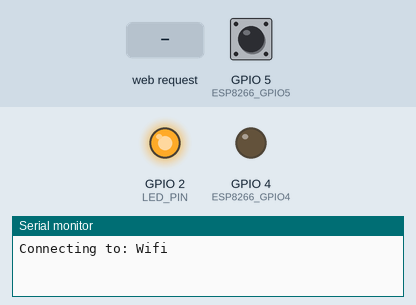
Recording of a sketch running on a simulated ESP8266 (NodeMCU). On the bench: output pins drawn as LEDs (lit = HIGH), the last lines printed to the serial monitor. Inputs (shaded band) come from the test bench; at power-on: GPIO 5 (ESP8266_GPIO5) HIGH. WiFi joins after 1.5 s; servers stay silent unless stated.

Above: at 0.4 s.
At 2.7 s:
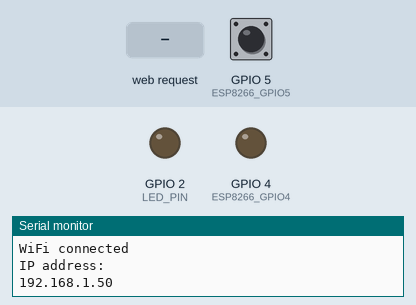
2.8 s: HTTP request GET /5/status received
4.3 s: HTTP request GET /4/on received
5.8 s: HTTP request GET /4/off received
Timing chart, 0 to 8.8 s (numbered marks = the images above; inputs shaded):
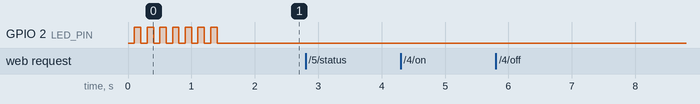

The sketch:

generator_web_3.ino
```cpp
#include <ESP8266WiFi.h>

// Esp8266 pinouts
#define ESP8266_GPIO2    2  // Blue LED.
#define ESP8266_GPIO4    4  // Relay control.
#define ESP8266_GPIO5    5  // Optocoupler input.
#define LED_PIN          ESP8266_GPIO2
// WiFi Definitions.
const char ssid[] = "Wifi";
const char pswd[] = "Password";
WiFiServer server( 80 );
volatile int relayState = 0;      // Relay state.
// Variable to store the HTTP request
String header;
// Current time
unsigned long currentTime = millis();
// Previous time
// Auxiliar variables to store the current output state
String input5State = "off";
String output4State = "off";

// Assign output variables to GPIO pins
//const int output5 = 5;
  const int input5 = 5;
  const int output4 = 4;
unsigned long previousTime = 0;
// Define timeout time in milliseconds (example: 2000ms = 2s)
const long timeoutTime = 2000;
void setup() {
  initHardware();
  connectWiFi();
  server.begin();

}

void GetClient( WiFiClient client ) {
  // Read the first line of the request.
  String req = client.readStringUntil( '\r' );
  Serial.println( req );
  client.flush();

  String s = "HTTP/1.1 200 OK\r\nContent-Type: text/html\r\n\r\n<!DOCTYPE HTML>\r\n<html>\r\n";

  if ( req.indexOf( "OPTIONS" ) != -1 ) {
    s += "Allows: GET, OPTIONS";

  } else if ( req.indexOf( "GET" ) != -1 ) {
    if ( req.indexOf( "open" ) != -1 ) {
      // relay on!
      s += "relay on!";
      relayState = 1;
      digitalWrite( ESP8266_GPIO4, 1 ); // Relay control pin.

    } else if ( req.indexOf( "close" ) != -1 ) {
      // relay off!
      s += "relay off!";
      relayState = 0;
      digitalWrite( ESP8266_GPIO4, 0 ); // Relay control pin.

    } else if ( req.indexOf( "relay" ) != -1 ) {
      if ( relayState == 0 )
        // relay off!
        s += "relay off!";
      else
        // relay on!
        s += "relay on!";

    } else if ( req.indexOf( "io" ) != -1 ) {
      if ( digitalRead( ESP8266_GPIO5 ) == 0 )
        s += "input io is:0!";
      else
        s += "input io is:1!";

    } else if ( req.indexOf( "MAC" ) != -1 ) {
      uint8_t mac[WL_MAC_ADDR_LENGTH];
      WiFi.softAPmacAddress( mac );
      String macID = String( mac[WL_MAC_ADDR_LENGTH - 5], HEX) + String( mac[WL_MAC_ADDR_LENGTH - 4], HEX) +
                     String( mac[WL_MAC_ADDR_LENGTH - 3], HEX) + String( mac[WL_MAC_ADDR_LENGTH - 2], HEX) +
                     String( mac[WL_MAC_ADDR_LENGTH - 1], HEX) + String( mac[WL_MAC_ADDR_LENGTH], HEX);
      macID.toUpperCase();
      s += "MAC address: " + macID;

    } else
      s += "Invalid Request.<br> Try: open/close/relay/io/MAC";

  } else
    s = "HTTP/1.1 501 Not Implemented\r\nContent-Type: text/html\r\n\r\n<!DOCTYPE HTML>\r\n<html>\r\n";

  client.flush();
  s += "</html>\n";

  // Send the response to the client.
  client.print( s );
  delay( 1 );
  Serial.println( "Client response sent." );
}

//void loop() {
  // Check if a client has connected.
//  WiFiClient client = server.available();
//  if ( client )
//    GetClient( client );
//}

void connectWiFi() {
  byte ledStatus = LOW;
  Serial.println();
  Serial.println( "Connecting to: " + String( ssid ) );
  // Set WiFi mode to station (as opposed to AP or AP_STA).
  WiFi.mode( WIFI_STA );

  // WiFI.begin([ssid], [passkey]) initiates a WiFI connection.
  // to the stated [ssid], using the [passkey] as a WPA, WPA2, or WEP passphrase.
  WiFi.begin( ssid, pswd );

  while ( WiFi.status() != WL_CONNECTED ) {
    // Blink the LED.
    digitalWrite( LED_PIN, ledStatus ); // Write LED high/low.
    ledStatus = ( ledStatus == HIGH ) ? LOW : HIGH;
    delay( 100 );
  }

  Serial.println( "WiFi connected" );
  Serial.println( "IP address: " );
  Serial.println( WiFi.localIP() );
}

void initHardware() {
  Serial.begin( 9600 );
  pinMode( ESP8266_GPIO4, OUTPUT );       // Relay control pin.
  pinMode( ESP8266_GPIO5, INPUT_PULLUP ); // Input pin.
  pinMode( LED_PIN, OUTPUT );             // ESP8266 module blue LED.
  digitalWrite( ESP8266_GPIO4, 0 );       // Set relay control pin low.
}
void loop(){
  WiFiClient client = server.available();   // Listen for incoming clients

  if (client) {                             // If a new client connects,
    Serial.println("New Client.");          // print a message out in the serial port
    String currentLine = "";                // make a String to hold incoming data from the client
    currentTime = millis();
    previousTime = currentTime;
    while (client.connected() && currentTime - previousTime <= timeoutTime) { // loop while the client's connected
      currentTime = millis();
      if (client.available()) {             // if there's bytes to read from the client,
        char c = client.read();             // read a byte, then
        Serial.write(c);                    // print it out the serial monitor
        header += c;
        if (c == '\n') {                    // if the byte is a newline character
          // if the current line is blank, you got two newline characters in a row.
          // that's the end of the client HTTP request, so send a response:
          if (currentLine.length() == 0) {
            // HTTP headers always start with a response code (e.g. HTTP/1.1 200 OK)
            // and a content-type so the client knows what's coming, then a blank line:
            client.println("HTTP/1.1 200 OK");
            client.println("Content-type:text/html");
            client.println("Connection: close");
            client.println();

            // turns the GPIOs on and off
            if (header.indexOf("GET /5/status") ) {
              Serial.println("GPIO 5 status");
              input5State = digitalRead(input5);
              //digitalWrite(output5, HIGH);

            } else if (header.indexOf("GET /4/on") >= 0) {
              Serial.println("GPIO 4 on");
              output4State = "on";
              digitalWrite(output4, HIGH);
            } else if (header.indexOf("GET /4/off") >= 0) {
              Serial.println("GPIO 4 off");
              output4State = "off";
              digitalWrite(output4, LOW);
            }

            // Display the HTML web page
            client.println("<!DOCTYPE html><html>");
            client.println("<head><meta name=\"viewport\" content=\"width=device-width, initial-scale=1\">");
            client.println("<link rel=\"icon\" href=\"data:,\">");
            // CSS to style the on/off buttons
            // Feel free to change the background-color and font-size attributes to fit your preferences
            client.println("<style>html { font-family: Helvetica; display: inline-block; margin: 0px auto; text-align: center;}");
            client.println(".button { background-color: #195B6A; border: none; color: white; padding: 16px 40px;");
            client.println("text-decoration: none; font-size: 30px; margin: 2px; cursor: pointer;}");
            client.println(".button2 {background-color: #77878A;}</style></head>");

            // Web Page Heading
            client.println("<body><h1>ESP8266 Web Server</h1>");

            // Display current state, and ON/OFF buttons for GPIO 5
            client.println("<p>GPIO 5 - State " + input5State + "</p>");
            // If the input5State is off, it displays the ON button
            if (input5State=="off") {
              client.println("<p><a href=\"/5/on\"><button class=\"button\">ON</button></a></p>");
            } else {
              client.println("<p><a href=\"/5/off\"><button class=\"button button2\">OFF</button></a></p>");
            }

            // Display current state, and ON/OFF buttons for GPIO 4
            client.println("<p>GPIO 4 - State " + output4State + "</p>");
            // If the output4State is off, it displays the ON button
            if (output4State=="off") {
              client.println("<p><a href=\"/4/on\"><button class=\"button\">ON</button></a></p>");
            } else {
              client.println("<p><a href=\"/4/off\"><button class=\"button button2\">OFF</button></a></p>");
            }
            client.println("</body></html>");

            // The HTTP response ends with another blank line
            client.println();
            // Break out of the while loop
            break;
          } else { // if you got a newline, then clear currentLine
            currentLine = "";
          }
        } else if (c != '\r') {  // if you got anything else but a carriage return character,
          currentLine += c;      // add it to the end of the currentLine
        }
      }
    }
    // Clear the header variable
    header = "";
    // Close the connection
    client.stop();
    Serial.println("Client disconnected.");
    Serial.println("");
  }
}
```
